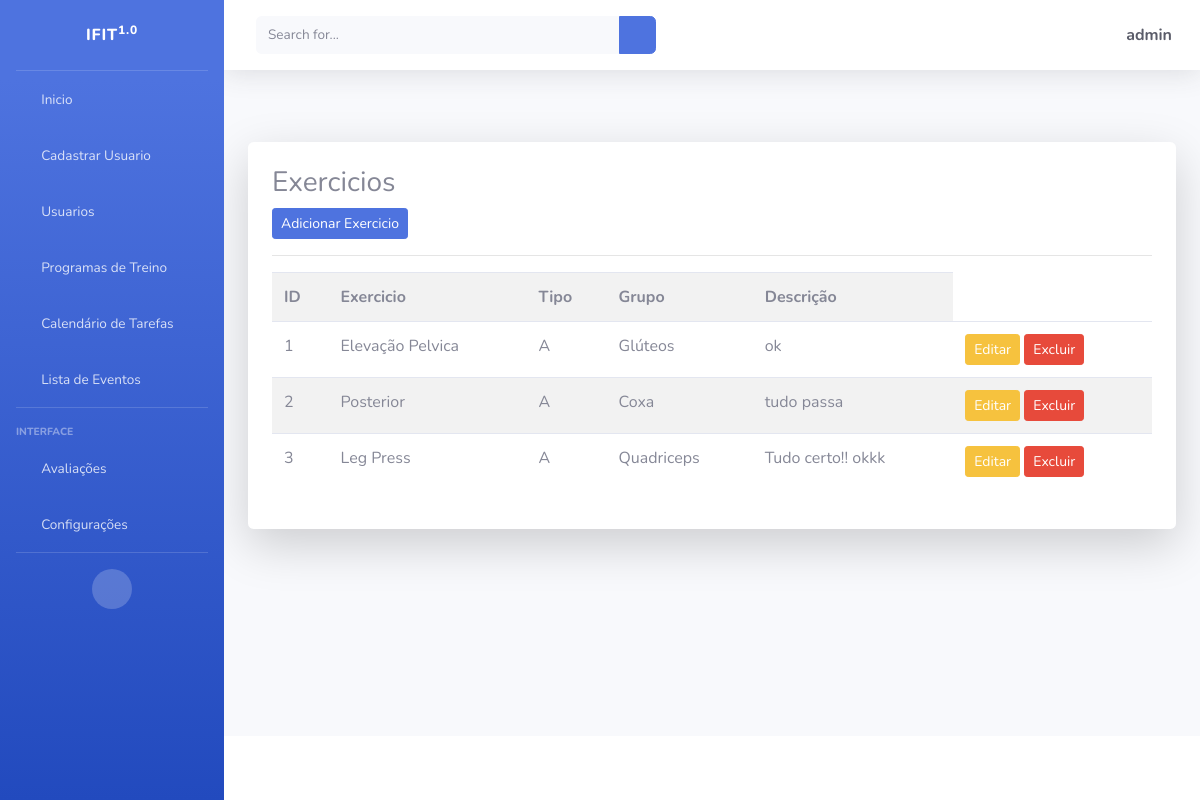
Page /listar/exercicios/ (signed in) on the committed database.
### cadastros/models.py (models this page shows, shortened)
class Exercicio(models.Model):
    exercicio = models.CharField(max_length=50)
    tipo = models.CharField(max_length=10)
    grupo = models.CharField(max_length=20)
    descricao = models.CharField(max_length=100)

### cadastros/views.py (the view)
# urls.py: path('listar/exercicios/', ExercicioList.as_view(), name='listar-exercicios'),
class ExercicioList(LoginRequiredMixin, ListView):
    login_url = reverse_lazy('login')
    model = Exercicio
    template_name = 'cadastros/listas/exercicio.html'

### cadastros/templates/cadastros/listas/exercicio.html (shortened to what this page needs)
{% extends 'paginas/index.html' %}
{% load static %}
{% block conteudo %}
<h3>
    Exercicios
</h3>
<a href="{% url 'cadastrar-exercicio' %}" class="btn btn-primary btn-sm">Adicionar Exercicio</a>
<hr>
<table class="table table-striped">
    <tr>
        <th>ID</th>
        <th>Exercicio</th>
        <th>Tipo</th>
        <th>Grupo</th>
        <th>Descrição</th>
    </tr>
    {% for exercicio in object_list %}
    <tr>
        <td>{{ exercicio.pk }}</td>
       <td>{{ exercicio.exercicio }}</td>
       <td>{{ exercicio.tipo }}</td>
       <td>{{ exercicio.grupo }}</td>
       <td>{{ exercicio.descricao }}</td>
       <td>
            <a href="{% url 'editar-exercicio' exercicio.pk %}" class="btn btn-warning btn-sm" title="Editar">Editar</a>
            <a href="{% url 'excluir-exercicio' exercicio.pk %}" class="btn btn-danger btn-sm" title="Excluir">Excluir</a>
       </td>
    </tr>
    {% empty %}
    <tr>
        <td colspan="3">Nenhum Exercicio resgistrado.</td>
    </tr>
    {% endfor %}
</table>
{% endblock %}

### paginas/templates/paginas/index.html (shortened to what this page needs)
{% load static %}
<!DOCTYPE html>
<html lang="pt-br">
<head>
    <link href={% static "fontawesome-free/css/all.min.css" %} rel="stylesheet" type="text/css">
    <link href={% static "css/sb-admin-2.min.css" %} rel="stylesheet" type="text/css">
    <link href={% static "css/sb-admin-2.min.css" %} rel="stylesheet">
</head>
<body id="page-top">
    <div id="wrapper">
        <ul class="navbar-nav bg-gradient-primary sidebar sidebar-dark accordion" id="accordionSidebar">
            <a class="sidebar-brand d-flex align-items-center justify-content-center" href="index.html">
                <div class="sidebar-brand-text mx-3">IFIT<sup>1.0</sup></div>
            </a>
            <hr class="sidebar-divider my-0">
            <li class="nav-item {% if request.path == '/' or request.path == '/inicio/' %}active{% endif %}">
                <a class="nav-link" href="{% url 'inicio' %}">
                    <i class="fas fa-fw fa-home"></i>
                    <span>Inicio</span>
                </a>
            </li>
            <li class="nav-item {% if request.path == '/registrar/' %}active{% endif %}">
                {% if user.is_staff %}
                    <a class="nav-link" href="{% url 'registrar' %}">
                        <i class="fas fa-fw fa-plus"></i>
                        <span>Cadastrar Usuario</span>
                    </a>
                {% endif %}
            </li>
            <li class="nav-item {% if request.path == '/listar-usersauth/' %}active{% endif %}">
                {% if user.is_staff %}
                    <a class="nav-link" href="{% url 'listar-usersauth' %}">
                        <i class="fas fa-fw fa-user"></i>
                        <span>Usuarios</span>
                    </a>
                {% endif %}
            </li>
            <li class="nav-item {% if request.path == '/listar-training-exercicios/' %}active{% endif %}">
                <a class="nav-link" href="{% url 'listar-training-exercicios' %}">
                    <i class="fas fa-fw fa-dumbbell"></i>
                    <span>Programas de Treino</span>
                </a>
            </li>
            <li class="nav-item {% if request.path == '/calendar/' %}active{% endif %}">
                <a class="nav-link" href="{% url 'calendar' %}">
                    <i class="fas fa-fw fa-calendar"></i>
                    <span>Calendário de Tarefas</span>
                </a>
            </li>
            <li class="nav-item {% if request.path == '/task-list/' %}active{% endif %}">
                <a class="nav-link" href="{% url 'task-list' %}">
                    <i class="fas fa-fw fa-clipboard"></i>
                    <span>Lista de Eventos</span>
                </a>
            </li>
            <hr class="sidebar-divider">
            <div class="sidebar-heading">
                Interface
            </div>
            <li class="nav-item {% if request.path == '/avaliacoes/' or request.path == '/listar-avaliacoes/' %}active{% endif %}">
                <a class="nav-link collapsed" href="#" data-toggle="collapse" data-target="#collapseTwo"
                    aria-expanded="true" aria-controls="collapseTwo">
                    <i class="fas fa-fw fa-heartbeat"></i>
                    <span>Avaliações</span>
                </a>
            </li>
            <li class="nav-item {% if request.path == '/atualizar-dados/' %}active{% endif %}">
                <a class="nav-link collapsed" href="#" data-toggle="collapse" data-target="#collapseUtilities"
                    aria-expanded="true" aria-controls="collapseUtilities">
                    <i class="fas fa-fw fa-wrench"></i>
                    <span>Configurações</span>
                </a>
            </li>
            <hr class="sidebar-divider d-none d-md-block">
            <div class="text-center d-none d-md-inline">
                <button class="rounded-circle border-0" id="sidebarToggle"></button>
            </div>
        </ul>
        <div id="content-wrapper" class="d-flex flex-column">
            <div id="content">
                <nav class="navbar navbar-expand navbar-light bg-white topbar mb-4 static-top shadow">
                    <form
                        class="d-none d-sm-inline-block form-inline mr-auto ml-md-3 my-2 my-md-0 mw-100 navbar-search">
                        <div class="input-group">
                            <input type="text" class="form-control bg-light border-0 small" placeholder="Search for..."
                                aria-label="Search" aria-describedby="basic-addon2">
                            <div class="input-group-append">
                                <button class="btn btn-primary" type="button">
                                    <i class="fas fa-search fa-sm"></i>
                                </button>
                            </div>
                        </div>
                    </form>
                    <ul class="navbar-nav ml-auto">
                        <li class="nav-item dropdown no-arrow">
                            {% if request.user.is_authenticated %}
                            <a class="nav-link dropdown-toggle" href="#" id="userDropdown" role="button"
                                data-toggle="dropdown" aria-haspopup="true" aria-expanded="false">
                                <span class="fas fa-user-circle fa-lg fa-fw mr-2 text-dark"></span>
                                <span class="font-weight-bold text-dark">{{ request.user }}</span>
                            </a>
                            {% endif %}
                        </li>
                    </ul>
                </nav>
                <div class="container-fluid py-5">
                    <div class="jumbotron bg-white shadow-lg p-4 rounded">
                        {% block conteudo %}{% endblock %}
                    </div>
                </div>
            </div>
            <footer class="sticky-footer bg-white">
            </footer>
        </div>
    </div>
</body>
</html>

### rows in the picture
Exercicio: pk "1", exercicio "Elevação Pelvica", tipo "A", grupo "Glúteos", descricao "ok"
Exercicio: pk "2", exercicio "Posterior", tipo "A", grupo "Coxa", descricao "tudo passa"
Exercicio: pk "3", exercicio "Leg Press", tipo "A", grupo "Quadriceps", descricao "Tudo certo!! okkk"

### other values in the picture
{{ request.user }} "admin"
